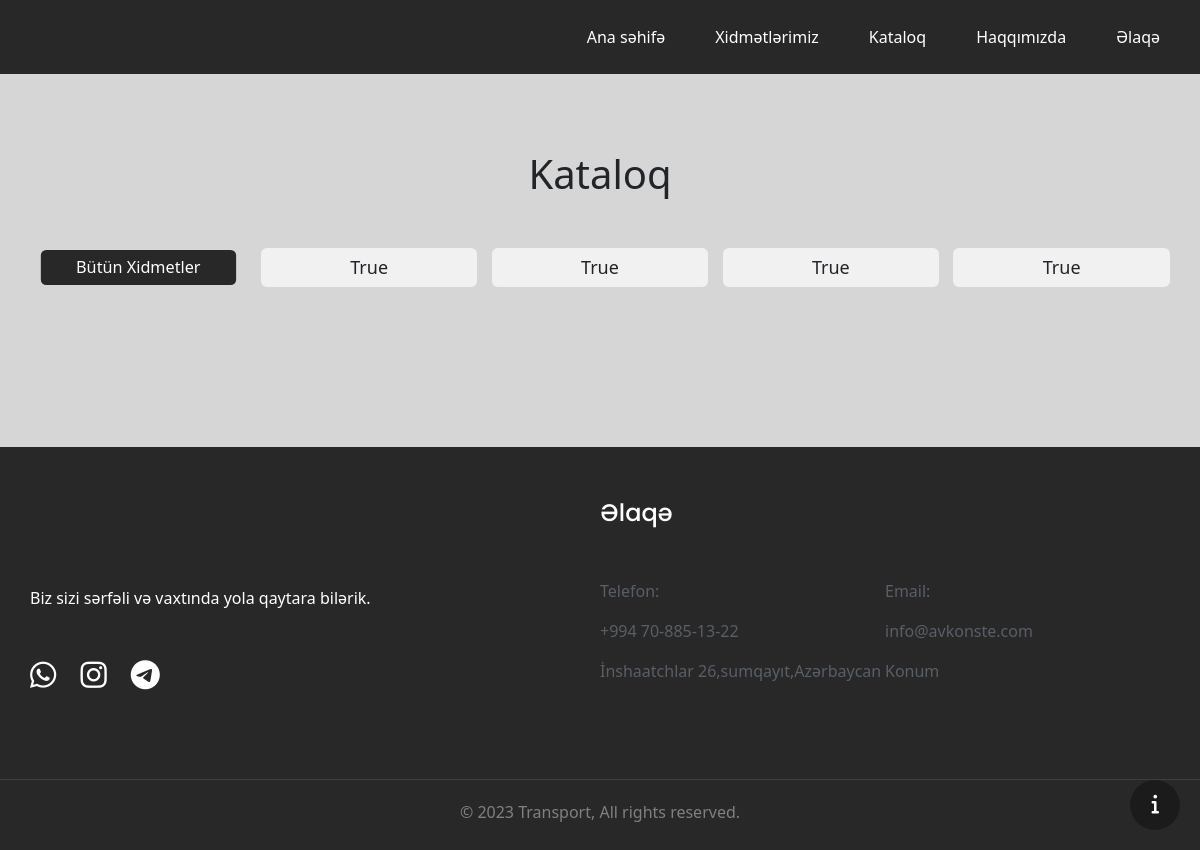
Screenshot of /katalog/ with the database file from the repository.
### services/models.py (models this page shows, shortened)
class Services(models.Model):
    image = models.ImageField(
        verbose_name='Xidmət üçün şəkil',
        upload_to='services_images',
    )
    title = models.TextField(verbose_name='Xidmət üçün başlıq',
                            help_text='Xidmət üçün başlıqi əlavə edin!')
    tag = models.TextField(verbose_name='Xidmət üçün qisa başlıq',
                        max_length=16,
                        help_text='Xidmət üçün qisa başlıqi əlavə edin!')
    text = models.TextField(verbose_name='Xidmət üçün mətn',
                            help_text='Xidmət üçün mətnini əlavə edin!')
    class Meta:
        ordering = ('title',)
        verbose_name = 'Xidmət'
        verbose_name_plural = 'Xidmətlər'

### catalog/views.py (the view)
# urls.py: path('katalog/', views.get_tags_and_subservices, name='catalog'),
def get_tags_and_subservices(request):
    tag = request.GET.get('tag', None)
    if tag:
        sub_services = SubService.objects.filter(service__tag=tag)
    else:
        sub_services = SubService.objects.all()
    tags = Services.objects.all().values_list('tag', flat=True).distinct()
    services = Services.objects.all()
    context = {
        'tags': tags,
        'sub_services': sub_services,
        'services': services,
    }
    return render(request, 'catalog.html', context)

### templates/catalog.html (shortened to what this page needs)
<!DOCTYPE html>
<html lang="en">
  <head>
    <link rel="stylesheet" href="../static/css/reset.css">
    <link rel="stylesheet" href="../static/css/style.css">
    <link rel="stylesheet" href="../static/scss/catalog.css">
    <link rel="stylesheet" href="../static/css/responsive.css">
    <link rel="stylesheet" href="../static/css/bootstrap.css">
    <link rel="stylesheet" href="../static/css/component.css">
    <link rel="stylesheet" href="https://cdnjs.cloudflare.com/ajax/libs/font-awesome/6.2.1/css/all.min.css" />
    <link href="https://unpkg.com/aos@2.3.1/dist/aos.css" rel="stylesheet">
</head>
<body>
<header style="background-color: #282828;">
    <div class="headerall container container-lg container-md container-sm ">
        <div class="left">
        </div>
        <div class="right">
          <a href="{% url 'index' %}">Ana səhifə</a>
          <a href="{% url 'services' %}">Xidmətlərimiz</a>
          <a href="{% url 'catalog' %}">Kataloq</a>
          <a href="{% url 'about' %}">Haqqımızda</a>
          <a href="{% url 'contact' %}">Əlaqə</a>
        </div>
    </div>
</header>
<main>
    <section id="Catalog">
        <div class="container">
          <h1>Kataloq</h1>
          <div id="catalog-list">
            <button onclick="showAllServices()" id="all-services-btn" class="btn active">Bütün Xidmetler</button>
            {% for service in services %}
              <button onclick="showSubServices({{ service.id }})" class="btn" data-sub_service="{{ service.id }}">{{ service.tag }}</button>
            {% endfor %}
          </div>
        </div>
    </section>
</main>
<div onclick="OpenFixedBtn()" class="mobile-info-button">
  <i class="fa-solid fa-info"></i>
</div>
<footer>
  <div class="container container-lg container-md container-sm">
    <section id="SectionFooter">
      <div class="left col-6 col-lg-6 col-md-6 col-sm-12">
        <div class="footer-logo">
        </div>
        <div class="footer-text">
          <p>Biz sizi sərfəli və vaxtında yola qaytara bilərik.</p>
        </div>
        <div class="footer-icons">
          <a target="_blank" href="https://wa.me/994708851322/"><i  class="fa-brands fa-whatsapp"></i></a>
          <a target="_blank" href="https://www.instagram.com/avkonste/"><i  class="fa-brands fa-instagram"></i></a>
          <a target="_blank" href="https://t.me/avkonste"><i   class="fa-brands fa-telegram"></i></a>
        </div>
      </div>
      <div class="right col-6 col-lg-6 col-md-6 col-sm-12">
        <h5>Əlaqə</h5>
        <div class="footer-contact-us">
          <div class="contact-us-mini-info">
            <p>Telefon:</p>
            <p>+994 70-885-13-22 </p>
          </div>
          <div class="contact-us-mini-info">
            <p>Email:</p>
            <p>info@avkonste.com</p>
          </div>
          <div class="contact-us-mini-info">
            <p>İnshaatchlar 26,sumqayıt,Azərbaycan</p>
          </div>
          <div class="contact-us-mini-info">
            <p><a style="color:#595F67; text-decoration:none;" href="https://goo.gl/maps/eJ7Lnp41X4UVLo5z5">Konum</a></p>
          </div>
        </div>
      </div>
    </section>
  </div>
  <div class="footer-end">
    <hr >
      <p>© 2023 Transport, All rights reserved.  </p>
  </div>
</footer>
</body>
</html>

### static/css/style.css (style rules this page uses)
header { width: 100%; padding: 5px 0px; position: absolute; z-index: 2; background-color: rgba(0, 0, 0, 0.405); }
header .headerall { display: flex; justify-content: space-between; }
header .headerall .left { width: 71px; height: 64px; }
header .headerall .right { display: flex; align-items: center; justify-content: center; }
header .headerall .right a { margin-left: 30px; text-decoration: none; color: white; padding: 5px 10px; transition: 0.4s; border-radius: 10px; }
.mobile-info-button { z-index: 1000000; position: fixed; padding: 25px; right: 20px; bottom: 20px; background-color: rgba(0, 0, 0, 0.306); border-radius: 50%; transition: 0.5s; }
.fa-info { color: white; font-size: 20px; position: absolute; left: 43%; top: 28%; background-color: none !important; }
main { z-index: 1; width: 100%; position: relative; }
footer { background-color: #282828; }
footer #SectionFooter { padding: 50px 0px 30px 0px; display: flex; justify-content: space-between; width: 100%; flex-wrap: wrap; }
footer #SectionFooter .left { color: white; }
footer #SectionFooter .left .footer-logo { margin-bottom: 25px; width: 71px; height: 64px; }
footer #SectionFooter .left .footer-text { margin-bottom: 50px; }
footer #SectionFooter .left .footer-icons i { color: white; font-size: 30px; padding-right: 20px; transition: 0.4s; }
footer #SectionFooter .right h5 { margin-bottom: 50px; font-family: "Poppins"; font-style: normal; font-weight: 500; font-size: 24px; line-height: 32px; color: #FFFFFF; }
footer #SectionFooter .right .footer-contact-us { display: flex; flex-wrap: wrap; justify-content: space-between; width: 100%; }
footer #SectionFooter .right .footer-contact-us .contact-us-mini-info { width: 50%; color: #595F67; }
footer .footer-end { padding: 30px 0px 10px 0px; text-align: center; }
footer .footer-end hr { margin: 20px 0px; color: gray; }
footer .footer-end p { color: gray; }

### static/scss/catalog.css (style rules this page uses)
main { padding: 100px 0px; background-color: #D6D6D6; }
main #Catalog .container h1 { text-align: center; margin: 50px 0px; }
main #Catalog .container #catalog-list { display: flex; justify-content: space-between; flex-wrap: wrap; margin-bottom: 50px; }
main #Catalog .container #catalog-list .btn { margin-bottom: 10px; background-color: #f1f1f1; min-width: 19%; border: none; outline: none; cursor: pointer; font-size: 18px; transition: 0.4s; }
main #Catalog .container #catalog-list .active, main #Catalog .container #catalog-list .btn:hover { background-color: #282828; color: white; transform: scale(0.9); }

### static/css/component.css (style rules this page uses)
*, *::before, *::after { box-sizing: border-box; }
.active, .dot:hover { background-color: #717171; }

### rows the page displays
Services: tag "True"
Services: tag "True"
Services: tag "True"
Services: tag "True"
